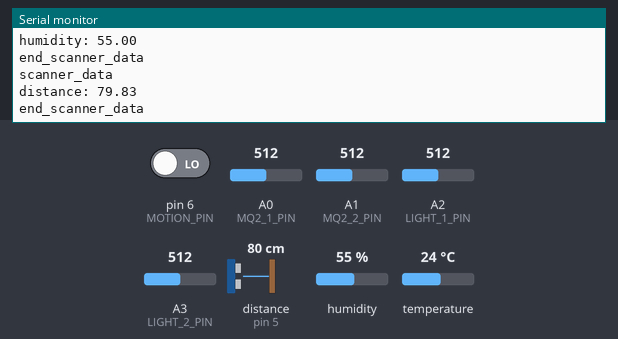
Bench run of a sketch on a simulated Arduino Uno, built with avr-gcc and run on an emulated ATmega328P. On the bench: the last lines printed to the serial monitor. Wiring (inferred from the names in the program): ultrasonic range finder: trigger pin 4; echo pin 5. The inputs (shaded band) are chosen by the test bench; at power-on: pin 6 (MOTION_PIN) LOW, distance to the obstacle (sensor on pin 5) 80 cm, humidity 55 %, A0 (MQ2_1_PIN) = 512, A1 (MQ2_2_PIN) = 512, A2 (LIGHT_1_PIN) = 512, A3 (LIGHT_2_PIN) = 512, temperature 24 °C. The echo pulse lasts 58.3 µs per cm.

Above: at 2.2 s.
2.3 s: pin 6 (MOTION_PIN) driven HIGH
4.5 s: distance to the obstacle (sensor on pin 5) set to 2 cm
At 5.6 s:
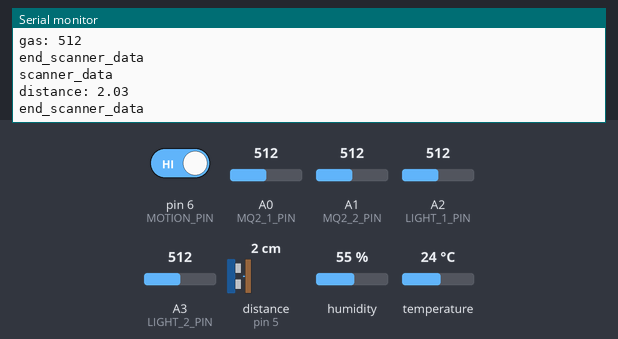
6.0 s: humidity set to 22 %
At 7.4 s:
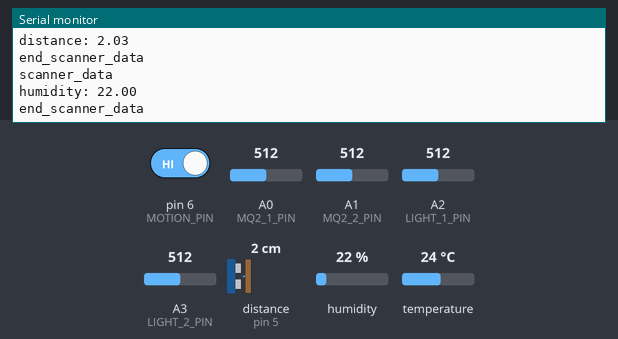
7.5 s: A0 (MQ2_1_PIN) set to 716
9.0 s: A1 (MQ2_2_PIN) set to 716
At 9.7 s:
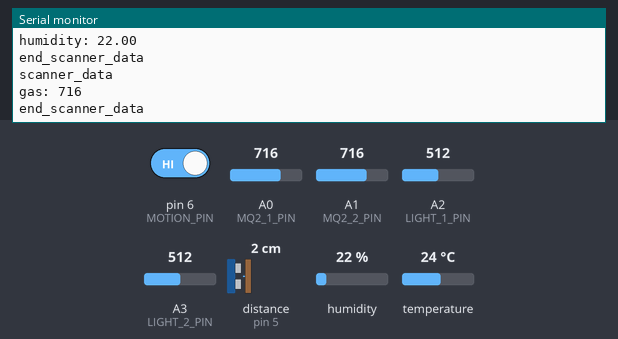
10.5 s: A2 (LIGHT_1_PIN) set to 716
At 11.6 s:
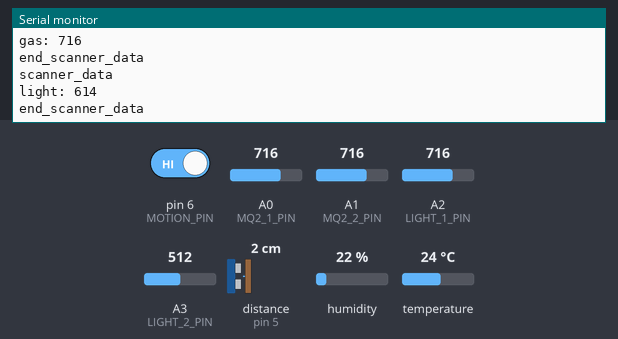

The sketch:

Bryan_Code.ino
```cpp
/*
 * Bryan is the code name for the Arduino Uno R3 responsible to manage the digital and analog sensors
 */

#include <DHT.h>

// PIN DISTRIBUTION
#define   MQ2_1_PIN             A0
#define   MQ2_2_PIN             A1
#define   LIGHT_1_PIN           A2
#define   LIGHT_2_PIN           A3
#define   DHT11_PIN             7
#define   MOTION_PIN            6
#define   ECHO_PIN              5
#define   TRIG_PIN              4

// CODE NAMES FOR PRINTING THE SPECIFIC DATA
#define   LIGHT                 20
#define   TEMPERATURE           21
#define   HUMIDITY              22
#define   GAS                   23
#define   MOTION                24
#define   DISTANCE              25

struct ScannerData
{
  int                   light_value[2];
  float                 humidity_value;
  float                 temperature_value;
  int                   mq2_value[2];
  int                   motion_value;
  float                 distance_value;
};

ScannerData             scannerData;

DHT dht(DHT11_PIN, DHT11);

bool isMoving;

unsigned long           light_scanner_timer;
unsigned long           temperature_scanner_timer;
unsigned long           humidity_scanner_timer;
unsigned long           distance_scanner_timer;
unsigned long           motion_scanner_timer;
unsigned long           gas_scanner_timer;

void setup() {
  delay(500);
  Serial.begin(9600);

  // OUTPUT pins
  pinMode(TRIG_PIN,             OUTPUT);

  // INPUT pins
  pinMode(LIGHT_1_PIN,          INPUT);
  pinMode(LIGHT_2_PIN,          INPUT);
  pinMode(MOTION_PIN,           INPUT);
  pinMode(ECHO_PIN,             INPUT);
  pinMode(MQ2_1_PIN,            INPUT);
  pinMode(MQ2_2_PIN,            INPUT);

  isMoving = false;

  delay(500);
}

void loop() {

  if (millis() - light_scanner_timer > 1000)
  {
  //// Light sensor
    int auxValue1 = analogRead(LIGHT_1_PIN);
    int auxValue2 = analogRead(LIGHT_2_PIN);
    if(abs(auxValue1 - scannerData.light_value[0]) > 50 || abs(auxValue2 - scannerData.light_value[1]) > 50)
    {
      scannerData.light_value[0] = analogRead(LIGHT_1_PIN);
      scannerData.light_value[1] = analogRead(LIGHT_2_PIN);
      PrintScannerData(LIGHT);
    }
    light_scanner_timer = millis();
  }

  if (millis() - temperature_scanner_timer > 1000)
  {
  //// Temperature sensor
    float auxValue = dht.readTemperature();
    if (abs(auxValue - scannerData.temperature_value) > 0.5)
    {
      scannerData.temperature_value = dht.readTemperature();
      PrintScannerData(TEMPERATURE);
    }
    temperature_scanner_timer = millis();
  }

  if (millis() - humidity_scanner_timer > 1000)
  {
  //// Humidity sensor
    float auxValue = dht.readHumidity();
    if (abs(auxValue - scannerData.humidity_value) > 10)
    {
      scannerData.humidity_value = dht.readHumidity();
      PrintScannerData(HUMIDITY);
    }
    humidity_scanner_timer = millis();
  }

  if(millis() - distance_scanner_timer > 1000)
  {
  //// Distance sensor
    long duration;
    digitalWrite(TRIG_PIN, LOW);
    delayMicroseconds(2);
    digitalWrite(TRIG_PIN, HIGH);
    delayMicroseconds(10); // Added this line
    digitalWrite(TRIG_PIN, LOW);
    duration = pulseIn(ECHO_PIN, HIGH);


    int auxValue = (duration/2) / 29.1;
    if (abs(auxValue - scannerData.distance_value) > 2)
    {
      scannerData.distance_value = (duration/2) / 29.1;
      PrintScannerData(DISTANCE);
    }
    distance_scanner_timer = millis();
  }

  if(millis() - gas_scanner_timer > 3000)
  {
  //// Gas sensor
    int auxValue = analogRead(MQ2_1_PIN);
    auxValue =  auxValue + analogRead(MQ2_2_PIN);
    auxValue = auxValue / 2;
    if (abs( (scannerData.mq2_value[0] + scannerData.mq2_value[1]) / 2 - auxValue) > 15)
    {
      scannerData.mq2_value[0] = analogRead(MQ2_1_PIN);
      scannerData.mq2_value[1] = analogRead(MQ2_2_PIN);
      PrintScannerData(GAS);
    }
    gas_scanner_timer = millis();
  }

  if(millis() - motion_scanner_timer > 100)
  {
  //// Motion sensor
    scannerData.motion_value = digitalRead(MOTION_PIN);

    if(scannerData.motion_value == 1)
    {
      if (isMoving == false)
      {
        PrintScannerData(MOTION);
        isMoving = true;
      }
    }
    else
    {
      if (isMoving == true)
      {
        PrintScannerData(MOTION);
        isMoving = false;
      }
    }

    motion_scanner_timer = millis();
  }
}

void PrintScannerData(int type)
{
  Serial.println("scanner_data");

  switch(type)
  {
    case LIGHT:
    {
      Serial.print("light: ");
      Serial.println((scannerData.light_value[0] + scannerData.light_value[1]) / 2);
      break;
    }
    case TEMPERATURE:
    {
      Serial.print("temperature: ");
      Serial.println(scannerData.temperature_value);
      break;
    }
    case HUMIDITY:
    {
      Serial.print("humidity: ");
      Serial.println(scannerData.humidity_value);
      break;
    }
    case DISTANCE:
    {
      Serial.print("distance: ");
      Serial.println(scannerData.distance_value);
      break;
    }
    case GAS:
    {
      Serial.print("gas: ");
      Serial.println((scannerData.mq2_value[0] + scannerData.mq2_value[1]) / 2);
      break;
    }
    case MOTION:
    {
      Serial.print("motion: ");
      Serial.println(scannerData.motion_value);
      break;
    }
  }

  Serial.println("end_scanner_data");
  Serial.println("");
}
```

Measured:
- after the input at 4.5 s, the serial monitor: prints a new line after 0.68 s (image 1)
- after the input at 6.0 s, the serial monitor: prints a new line after 1.1 s (image 2)
- after the input at 9.0 s, the serial monitor: prints a new line at once (image 3)
- after the input at 10.5 s, the serial monitor: prints a new line after 0.53 s (image 4)
